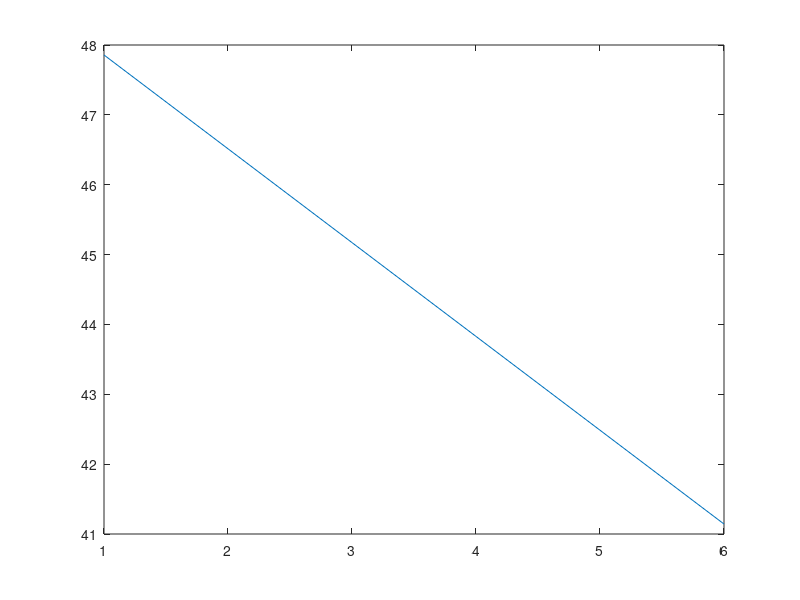

The MATLAB source for this figure:
n=6;
a=zeros(n,n);
c=zeros(n,1);

c(1)=-49.2;
c(n)=-39.8;
c(2:n-1)=0;

a=zeros(n,n);
a(1,1)=-2;
a(n,n)=-2;

for i=1:n-1
    a(i,i)=-2;
    a(i,i+1)=1;
    a(i+1,i)=1;
end

t=inv(a)*c;

plot (t)